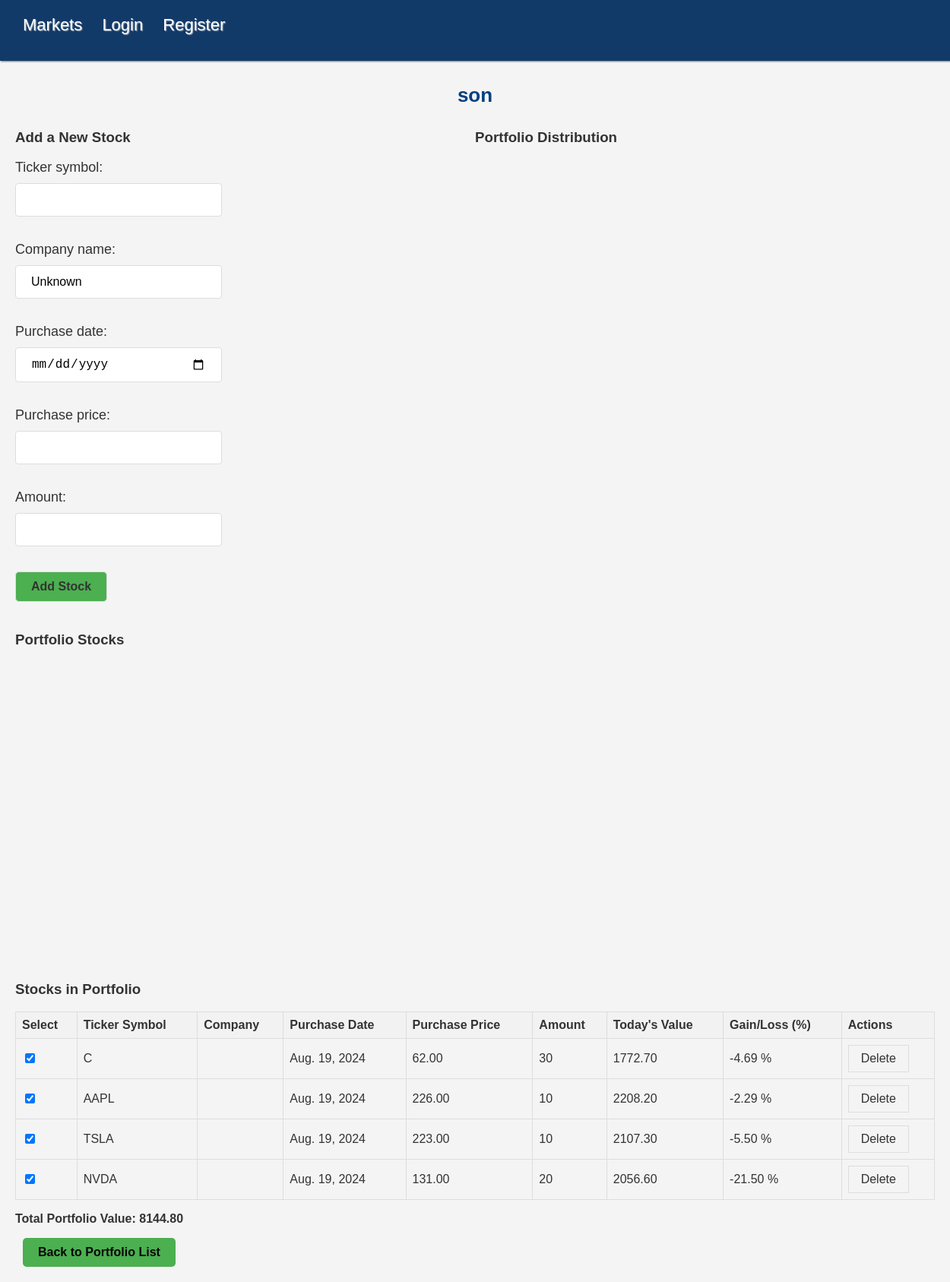
Page /portfolio/2/ on the committed database.
### portfolio/models.py (models this page shows, shortened)
class Portfolio(models.Model):
    user = models.ForeignKey(User, on_delete=models.CASCADE)
    name = models.CharField(max_length=100)

class Security(models.Model):
    portfolio = models.ForeignKey(Portfolio, on_delete=models.CASCADE)
    ticker_symbol = models.CharField(max_length=10)
    company_name = models.CharField(max_length=255, default="Unknown")  # Add this field
    purchase_date = models.DateField()
    purchase_price = models.DecimalField(max_digits=10, decimal_places=2)
    amount = models.IntegerField()
    todays_value = models.DecimalField(max_digits=10, decimal_places=2, default=0.0)
    def gain_percentage(self):
        if self.purchase_price > 0:
            todays_value_decimal = Decimal(self.todays_value)
            return ((todays_value_decimal - (self.purchase_price * self.amount)) / (
                    self.purchase_price * self.amount)) * 100
        return Decimal('0.0')

### portfolio/views.py (the view, shortened to what this page needs)
# urls.py: path('portfolio/<int:pk>/', views.portfolio_detail, name='portfolio_detail'),
def portfolio_detail(request, pk):
    portfolio = get_object_or_404(Portfolio, pk=pk)
    stocks = portfolio.security_set.all()
    form = AddStockForm(request.POST or None)
    if request.method == 'POST':
        if form.is_valid():
            stock = form.save(commit=False)
            stock.portfolio = portfolio
            stock.save()
            return redirect('portfolio_detail', pk=portfolio.pk)
    plot_data = []  # Will store data for each stock to send to the template
    purchase_dates = [stock.purchase_date for stock in stocks if stock.purchase_date]  # Collect purchase dates
    if purchase_dates:
        earliest_purchase_date = min(purchase_dates)  # Find the earliest purchase date
    else:
        earliest_purchase_date = None  # Set to None if there are no purchase dates
    total_value = 0.0  # Set it to 0.0 initially to avoid UnboundLocalError
    pie_data = []
    if stocks.exists():  # Ensure there are stocks before summing
        total_value = stocks.aggregate(Sum('todays_value'))['todays_value__sum'] or 0.0  # Sum the todays_value
        for stock in stocks:
            if total_value > 0 and stock.todays_value:
                percentage = float((stock.todays_value / total_value) * 100)  # Convert percentage to float
                pie_data.append({
                    'name': stock.ticker_symbol,  # Stock symbol for pie chart
                    'y': percentage  # This is the percentage value for the pie chart
                })
            current_price = get_current_price(stock.ticker_symbol)
        if request.method == 'POST' and 'delete_stock' in request.POST:
            stock_id = request.POST.get('delete_stock')
            stock_to_delete = get_object_or_404(Security, id=stock_id, portfolio=portfolio)
            stock_to_delete.delete()
            return redirect('portfolio_detail', pk=portfolio.pk)
    earliest_purchase_date_str = earliest_purchase_date.strftime('%Y-%m-%d') if earliest_purchase_date else None
    context = {
        'portfolio': portfolio,
        'form': form,  # Pass the form to the template
        'stocks': stocks,
        'plot_data_json': json.dumps(plot_data),  # Pass the serialized plot data to the template
        'pie_data_json': json.dumps(pie_data),  # Pass pie chart data as JSON
        'earliest_purchase_date': earliest_purchase_date_str,  # Pass the earliest purchase date as a string or None
        'total_value': float(total_value),  # Convert total_value to float to avoid Decimal issues
    }
    return render(request, 'portfolio/portfolio_detail.html', context)

### portfolio/forms.py
class AddStockForm(forms.ModelForm):
    class Meta:
        model = Security
        fields = ['ticker_symbol', 'company_name', 'purchase_date', 'purchase_price', 'amount']
        widgets = {
            'purchase_date': forms.DateInput(attrs={'type': 'date'}),
        }

### portfolio/templates/portfolio/portfolio_detail.html (shortened to what this page needs)
{% extends 'portfolio/base.html' %}
{% block content %}
<h2>{{ portfolio.name }}</h2>
<div class="form-and-pie-container" style="display: flex; justify-content: space-between;">
    <div class="add-stock-form" style="width: 45%;">
        <h3>Add a New Stock</h3>
        <form method="POST">
            <label for="ticker_symbol">Ticker symbol:</label>
            {{ form.ticker_symbol }}
            <br>
            <label for="company_name">Company name:</label>
            {{ form.company_name }}
            <br>
            <label for="purchase_date">Purchase date:</label>
            {{ form.purchase_date }}
            <br>
            <label for="purchase_price">Purchase price:</label>
            {{ form.purchase_price }}
            <br>
            <label for="amount">Amount:</label>
            {{ form.amount }}
            <br>
            <button type="submit" class="add-portfolio-button" style="margin-bottom: 20px;">Add Stock</button>
        </form>
    </div>
    <div class="pie-chart-container" style="width: 50%;">
        <h3>Portfolio Distribution</h3>
        <div id="portfolioPieChart" style="width:90%; height:500px;"></div>
    </div>
</div>
<h3>Portfolio Stocks</h3>
<div id="portfolioChart" style="width:100%; height:400px;"></div>
<h3>Stocks in Portfolio</h3>
<table>
    <tr>
        <th>Select</th>
        <th>Ticker Symbol</th>
        <th>Company</th>
        <th>Purchase Date</th>
        <th>Purchase Price</th>
        <th>Amount</th>
        <th>Today's Value</th>
        <th>Gain/Loss (%)</th>
        <th>Actions</th>
    </tr>
    {% for stock in stocks %}
    <tr>
        <td>
            <input type="checkbox" class="stock-checkbox" data-series-index="{{ forloop.counter0 }}" checked>
        </td>
        <td>{{ stock.ticker_symbol }}</td>
        <td>{{ stock.company_name }}</td>
        <td>{{ stock.purchase_date }}</td>
        <td>{{ stock.purchase_price }}</td>
        <td>{{ stock.amount }}</td>
        <td>{{ stock.todays_value|floatformat:2 }}</td>
        <td>{{ stock.gain_percentage|floatformat:2 }} %</td>
        <td>
            <form method="POST" style="display:inline;">
                <button type="submit" class="btn btn-danger">Delete</button>
            </form>
        </td>
    </tr>
    {% endfor %}
</table>
<p><strong>Total Portfolio Value: {{ total_value|floatformat:2 }}</strong></p>
<a href="{% url 'portfolio_list' %}" class="add-portfolio-button">Back to Portfolio List</a>
{% endblock %}

### portfolio/static/portfolio/style.css (style rules this page uses)
body { font-family: Arial, sans-serif; background-color: #f4f4f4; color: #333; margin: 0; padding: 0; box-sizing: border-box; height: 100%; }
h2 { color: #004080; font-size: 26px; text-shadow: none; margin: 0; padding: 10px 0; text-align: center; }
table { width: 100%; border-collapse: collapse; }
table, th, td { border: 1px solid #ddd; }
th, td { padding: 8px; text-align: left; }
th { background-color: #f2f2f2; font-size: 16px; font-family: Arial, sans-serif; color: #333; text-shadow: none; }
.content a { color: #070707 !important; margin: 0 10px !important; text-decoration: none !important; font-size: inherit; font-family: inherit; text-shadow: none !important; }
button, input[type="submit"] { color: #333 !important; background-color: #f4f4f4; border: 1px solid #ddd; padding: 8px 16px; font-size: 16px; font-family: Arial, sans-serif; text-shadow: none; cursor: pointer; }
.add-portfolio-button { color: #ffffff; background-color: #4CAF50; padding: 10px 20px; border-radius: 5px; text-decoration: none; font-weight: bold; display: inline-block; }
form label { font-size: 18px; font-family: Arial, sans-serif; color: #333; margin-bottom: 10px; display: block; }
form input[type="text"], form input[type="password"], form input[type="date"], form input[type="number"] { width: 50%; padding: 12px 20px; margin: 8px 0; display: block; margin-bottom: 15px; box-sizing: border-box; font-size: 16px; border: 1px solid #ddd; border-radius: 4px; }

### rows in the picture
Portfolio: name "son"
Security: ticker_symbol "C", purchase_date "Aug. 19, 2024", purchase_price "62.00", amount "30", todays_value "1772.70", gain_percentage "-4.69"
Security: ticker_symbol "AAPL", purchase_date "Aug. 19, 2024", purchase_price "226.00", amount "10", todays_value "2208.20", gain_percentage "-2.29"
Security: ticker_symbol "TSLA", purchase_date "Aug. 19, 2024", purchase_price "223.00", amount "10", todays_value "2107.30", gain_percentage "-5.50"
Security: ticker_symbol "NVDA", purchase_date "Aug. 19, 2024", purchase_price "131.00", amount "20", todays_value "2056.60", gain_percentage "-21.50"

### other values in the picture
{{ total_value|floatformat:2 }} "8144.80"
